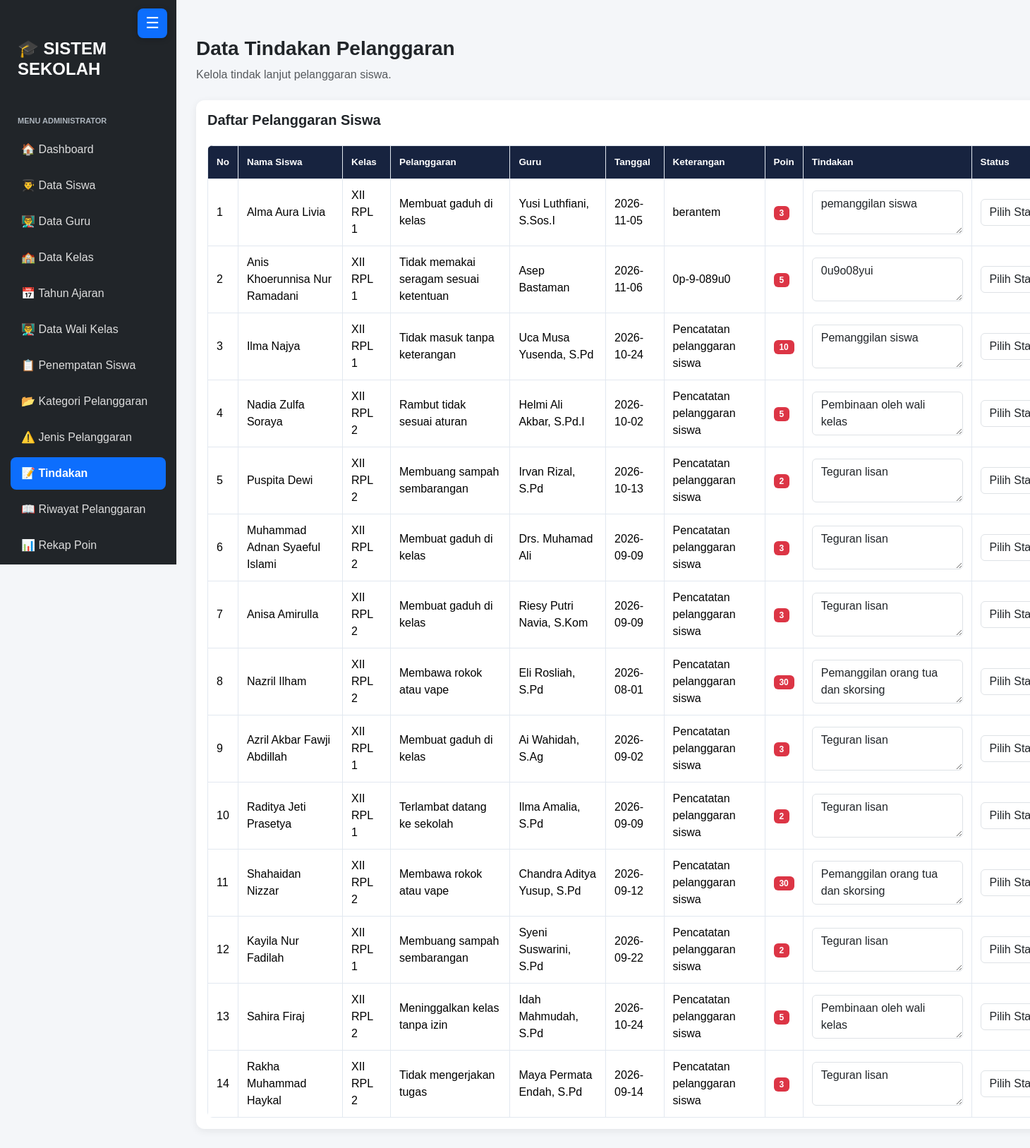
Page /tindakan.php (signed in) on the committed database.
### tables this page shows
CREATE TABLE `t_pelanggaran_siswa` (
  `id` int(11) NOT NULL,
  `tahun_ajaran_id` int(11) DEFAULT NULL,
  `siswa_id` int(11) DEFAULT NULL,
  `nama_siswa` varchar(150) NOT NULL,
  `kelas_id` int(11) DEFAULT NULL,
  `nama_kelas` varchar(100) NOT NULL,
  `pelanggaran_id` int(11) DEFAULT NULL,
  `nama_pelanggaran` varchar(150) NOT NULL,
  `pelanggaran_kategori_id` int(11) DEFAULT NULL,
  `guru_id` int(11) DEFAULT NULL,
  `nama_guru` varchar(150) NOT NULL,
  `tanggal` date DEFAULT NULL,
  `keterangan` text NOT NULL,
  `poin` int(11) NOT NULL,
  `tindakan` text NOT NULL,
  `status` varchar(30) NOT NULL,
  `created_at` timestamp NOT NULL DEFAULT current_timestamp(),
  `updated_at` timestamp NOT NULL DEFAULT current_timestamp()
);

### tindakan.php (the view, shortened to what this page needs)
<?php
require_once __DIR__ . '/config/koneksi.php';
$sql = "SELECT
            id,
            nama_siswa,
            nama_kelas,
            nama_pelanggaran,
            nama_guru,
            tanggal,
            keterangan,
            poin,
            tindakan,
            status
        FROM t_pelanggaran_siswa
        ORDER BY id DESC";
$result = mysqli_query($koneksi, $sql);
function e($value) {
    return htmlspecialchars((string)$value, ENT_QUOTES, 'UTF-8');
}
?>
<!DOCTYPE html>
<html lang="id">
<head>
    <link href="https://cdn.jsdelivr.net/npm/bootstrap@5.3.3/dist/css/bootstrap.min.css"
          rel="stylesheet">
</head>
<body>
<?php include __DIR__ . '/layout/sidebar.php'; ?>
<div class="container-fluid content">
    <div class="d-flex justify-content-between align-items-center mb-4 flex-wrap gap-2">
        <div>
            <h3 class="fw-bold">Data Tindakan Pelanggaran</h3>
            <p class="text-muted mb-0">
                Kelola tindak lanjut pelanggaran siswa.
            </p>
        </div>
    </div>
    <div class="card">
        <div class="card-body">
            <div class="d-flex justify-content-between mb-3 flex-wrap gap-2">
                <h5 class="fw-bold">Daftar Pelanggaran Siswa</h5>
            </div>
            <div class="table-responsive">
                <table class="table table-bordered table-hover align-middle">
                    <thead>
                        <tr>
                            <th>No</th>
                            <th>Nama Siswa</th>
                            <th>Kelas</th>
                            <th>Pelanggaran</th>
                            <th>Guru</th>
                            <th>Tanggal</th>
                            <th>Keterangan</th>
                            <th>Poin</th>
                            <th>Tindakan</th>
                            <th>Status</th>
                        </tr>
                    </thead>
                    <tbody>
                    <?php if (mysqli_num_rows($result) > 0): ?>
                        <?php $no = 1; ?>
                        <?php while ($row = mysqli_fetch_assoc($result)): ?>
                            <tr>
                                <td><?= $no++ ?></td>
                                <td><?= e($row['nama_siswa']) ?></td>
                                <td><?= e($row['nama_kelas']) ?></td>
                                <td><?= e($row['nama_pelanggaran']) ?></td>
                                <td><?= e($row['nama_guru']) ?></td>
                                <td><?= e($row['tanggal']) ?></td>
                                <td><?= e($row['keterangan']) ?></td>
                                <td>
                                    <span class="badge bg-danger">
                                        <?= e($row['poin']) ?>
                                    </span>
                                </td>
                                <form method="POST" action="tindakan.php">
                                    <td>
                                        <textarea
                                            name="tindakan"
                                            class="form-control form-tindakan"
                                            rows="2"
                                            required
                                            placeholder="Masukkan tindakan..."
                                        ><?= e($row['tindakan']) ?></textarea>
                                    </td>
                                    <td>
                                        <select name="status"
                                                class="form-select form-status"
                                                required>
                                            <option value="">
                                                Pilih Status
                                            </option>
                                        </select>
                                    </td>
                                </form>
                            </tr>
                        <?php endwhile; ?>
                    <?php endif; ?>
                    </tbody>
                </table>
            </div>
        </div>
    </div>
</div>
</body>
</html>

### tindakan.php (style rules this page uses)
body { background: #f4f6f9; font-family: Arial, sans-serif; }
.content { padding: 30px; }
.card { border: none; border-radius: 12px; box-shadow: 0 3px 12px rgba(0,0,0,.07); }
.table th { background: #0d6efd; color: white; white-space: nowrap; }
.table td { vertical-align: middle; }
.form-tindakan { min-width: 210px; }
.form-status { min-width: 160px; }

### layout/sidebar.php (style rules this page uses)
body { margin: 0; padding-left: 0; background: #f4f6f9; font-family: Arial, sans-serif; }
.content { margin-left: 250px !important; padding: 28px !important; }
.table-responsive { overflow-x: auto; border-radius: 8px; -webkit-overflow-scrolling: touch; }
.table-responsive > .table { min-width: 720px; margin-bottom: 0; border-color: #e2e8f0; color: #263248; vertical-align: middle; }
.table-responsive > .table thead th { padding: 13px 12px; border-bottom: 0; background-color: #17233f; color: #fff; font-size: 0.84rem; font-weight: 600; white-space: nowrap; }
.table-responsive > .table tbody td { padding: 11px 12px; line-height: 1.5; }

### rows in the picture
t_pelanggaran_siswa: nama_siswa "Alma Aura Livia", nama_kelas "XII RPL 1", nama_pelanggaran "Membuat gaduh di kelas", nama_guru "Yusi Luthfiani, S.Sos.I", tanggal "2026-11-05", keterangan "berantem", poin "3", tindakan "pemanggilan siswa"
t_pelanggaran_siswa: nama_siswa "Anis Khoerunnisa Nur Ramadani", nama_kelas "XII RPL 1", nama_pelanggaran "Tidak memakai seragam sesuai ketentuan", nama_guru "Asep Bastaman", tanggal "2026-11-06", keterangan "0p-9-089u0", poin "5", tindakan "0u9o08yui"
t_pelanggaran_siswa: nama_siswa "Ilma Najya", nama_kelas "XII RPL 1", nama_pelanggaran "Tidak masuk tanpa keterangan", nama_guru "Uca Musa Yusenda, S.Pd", tanggal "2026-10-24", keterangan "Pencatatan pelanggaran siswa", poin "10", tindakan "Pemanggilan siswa"
t_pelanggaran_siswa: nama_siswa "Nadia Zulfa Soraya", nama_kelas "XII RPL 2", nama_pelanggaran "Rambut tidak sesuai aturan", nama_guru "Helmi Ali Akbar, S.Pd.I", tanggal "2026-10-02", keterangan "Pencatatan pelanggaran siswa", poin "5", tindakan "Pembinaan oleh wali kelas"
t_pelanggaran_siswa: nama_siswa "Puspita Dewi", nama_kelas "XII RPL 2", nama_pelanggaran "Membuang sampah sembarangan", nama_guru "Irvan Rizal, S.Pd", tanggal "2026-10-13", keterangan "Pencatatan pelanggaran siswa", poin "2", tindakan "Teguran lisan"
t_pelanggaran_siswa: nama_siswa "Muhammad Adnan Syaeful Islami", nama_kelas "XII RPL 2", nama_pelanggaran "Membuat gaduh di kelas", nama_guru "Drs. Muhamad Ali", tanggal "2026-09-09", keterangan "Pencatatan pelanggaran siswa", poin "3", tindakan "Teguran lisan"
t_pelanggaran_siswa: nama_siswa "Anisa Amirulla", nama_kelas "XII RPL 2", nama_pelanggaran "Membuat gaduh di kelas", nama_guru "Riesy Putri Navia, S.Kom", tanggal "2026-09-09", keterangan "Pencatatan pelanggaran siswa", poin "3", tindakan "Teguran lisan"
t_pelanggaran_siswa: nama_siswa "Nazril Ilham", nama_kelas "XII RPL 2", nama_pelanggaran "Membawa rokok atau vape", nama_guru "Eli Rosliah, S.Pd", tanggal "2026-08-01", keterangan "Pencatatan pelanggaran siswa", poin "30", tindakan "Pemanggilan orang tua dan skorsing"
t_pelanggaran_siswa: nama_siswa "Azril Akbar Fawji Abdillah", nama_kelas "XII RPL 1", nama_pelanggaran "Membuat gaduh di kelas", nama_guru "Ai Wahidah, S.Ag", tanggal "2026-09-02", keterangan "Pencatatan pelanggaran siswa", poin "3", tindakan "Teguran lisan"
t_pelanggaran_siswa: nama_siswa "Raditya Jeti Prasetya", nama_kelas "XII RPL 1", nama_pelanggaran "Terlambat datang ke sekolah", nama_guru "Ilma Amalia, S.Pd", tanggal "2026-09-09", keterangan "Pencatatan pelanggaran siswa", poin "2", tindakan "Teguran lisan"
t_pelanggaran_siswa: nama_siswa "Shahaidan Nizzar", nama_kelas "XII RPL 2", nama_pelanggaran "Membawa rokok atau vape", nama_guru "Chandra Aditya Yusup, S.Pd", tanggal "2026-09-12", keterangan "Pencatatan pelanggaran siswa", poin "30", tindakan "Pemanggilan orang tua dan skorsing"
t_pelanggaran_siswa: nama_siswa "Kayila Nur Fadilah", nama_kelas "XII RPL 1", nama_pelanggaran "Membuang sampah sembarangan", nama_guru "Syeni Suswarini, S.Pd", tanggal "2026-09-22", keterangan "Pencatatan pelanggaran siswa", poin "2", tindakan "Teguran lisan"
t_pelanggaran_siswa: nama_siswa "Sahira Firaj", nama_kelas "XII RPL 2", nama_pelanggaran "Meninggalkan kelas tanpa izin", nama_guru "Idah Mahmudah, S.Pd", tanggal "2026-10-24", keterangan "Pencatatan pelanggaran siswa", poin "5", tindakan "Pembinaan oleh wali kelas"
t_pelanggaran_siswa: nama_siswa "Rakha Muhammad Haykal", nama_kelas "XII RPL 2", nama_pelanggaran "Tidak mengerjakan tugas", nama_guru "Maya Permata Endah, S.Pd", tanggal "2026-09-14", keterangan "Pencatatan pelanggaran siswa", poin "3", tindakan "Teguran lisan"
